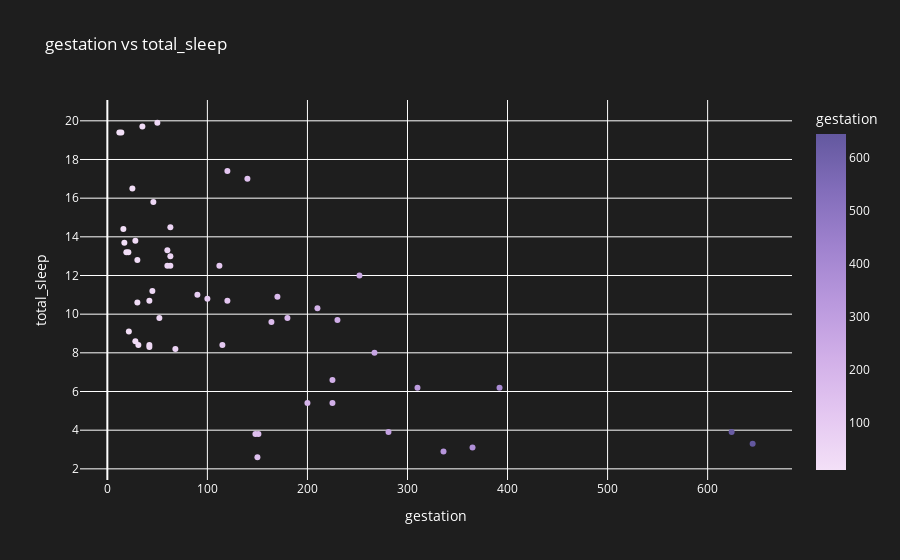

Here is the notebook cell this chart was saved with:
### Markdown cell above
Relationships between total sleep duration and these factors:

1. **Non-Dreaming Sleep (0.9627):** These two sleep patterns are closely related, suggesting that animals with longer total sleep tend to have more extended periods of non-dreaming sleep.

2. **Dreaming Sleep (0.7271):** As total sleep duration increases, the duration of dreaming sleep also tends to increase. This implies that animals with longer total sleep tend to experience more extended periods of dreaming sleep.

3. **Body Weight (-0.3072):** This indicates that, on average, smaller animals tend to have longer total sleep durations, while larger animals have shorter total sleep durations.

4. **Brain Weight (-0.3581):** A moderate negative correlation is also observed between "total_sleep" and "brain_wt" (-0.3581). This suggests that animals with larger brains tend to have shorter total sleep durations, while those with smaller brains have longer total sleep durations.

5. **Predation (-0.3958):** This implies that species facing higher levels of predation risk tend to have shorter total sleep durations, while those with lower predation risk have longer total sleep durations.

In summary, "total_sleep" is strongly positively correlated with both non-dreaming sleep and dreaming sleep, indicating a close relationship between these sleep patterns. Additionally, it has moderate negative correlations with body weight, brain weight, and predation, suggesting that these factors are associated with variations in total sleep duration among different species.

### Code cell
# VISUALIZE SIMPLE REGRESSION BETWEEN GESTATION AND TOTAL SLEEP

explore_numerical_correlation(df, 'gestation', target)

### Figure 1 — Plotly figure (JSON) as saved in the notebook; plotly's stock layout.template omitted (floating-point values rounded to 4 significant figures)
{"data": [{"hovertemplate": "gestation=%{marker.color}<br>total_sleep=%{y}<extra></extra>", "legendgroup": "", "marker": {"color": [645, 42, 60, 25, 624, 180, 35, 392, 63, 230, 112, 281, null, 365, 42, 28, 42, 120, null, null, 400, 148, 16, 252, 310, 63, 28, 68, 336, 100, 33, 21.5, 50, 267, 30, 45, 19, 30, 12, 120, 440, 140, 170, 17, 115, 31, 63, 21, 52, 164, 225, 225, 150, 151, 90, null, 60, 200, 46, 210, 14, 38], "coloraxis": "coloraxis", "symbol": "circle"}, "mode": "markers", "name": "", "orientation": "v", "showlegend": false, "type": "scatter", "x": [645, 42, 60, 25, 624, 180, 35, 392, 63, 230, 112, 281, null, 365, 42, 28, 42, 120, null, null, 400, 148, 16, 252, 310, 63, 28, 68, 336, 100, 33, 21.5, 50, 267, 30, 45, 19, 30, 12, 120, 440, 140, 170, 17, 115, 31, 63, 21, 52, 164, 225, 225, 150, 151, 90, null, 60, 200, 46, 210, 14, 38], "xaxis": "x", "y": [3.3, 8.3, 12.5, 16.5, 3.9, 9.8, 19.7, 6.2, 14.5, 9.7, 12.5, 3.9, 10.3, 3.1, 8.4, 8.6, 10.7, 10.7, 6.1, 18.1, null, 3.8, 14.4, 12, 6.2, 13, 13.8, 8.2, 2.9, 10.8, null, 9.1, 19.9, 8, 10.6, 11.2, 13.2, 12.8, 19.4, 17.4, null, 17, 10.9, 13.7, 8.4, 8.4, 12.5, 13.2, 9.8, 9.6, 6.6, 5.4, 2.6, 3.8, 11, 10.3, 13.3, 5.4, 15.8, 10.3, 19.4, null], "yaxis": "y"}], "layout": {"coloraxis": {"colorbar": {"title": {"text": "gestation"}}, "colorscale": [[0, "rgb(243, 224, 247)"], [0.1667, "rgb(228, 199, 241)"], [0.3333, "rgb(209, 175, 232)"], [0.5, "rgb(185, 152, 221)"], [0.6667, "rgb(159, 130, 206)"], [0.8333, "rgb(130, 109, 186)"], [1, "rgb(99, 88, 159)"]]}, "font": {"color": "white"}, "legend": {"tracegroupgap": 0}, "paper_bgcolor": "rgb(30,30,30)", "plot_bgcolor": "rgb(30,30,30)", "title": {"text": "gestation vs total_sleep"}, "xaxis": {"anchor": "y", "domain": [0, 1], "title": {"text": "gestation"}}, "yaxis": {"anchor": "x", "domain": [0, 1], "title": {"text": "total_sleep"}}}}
